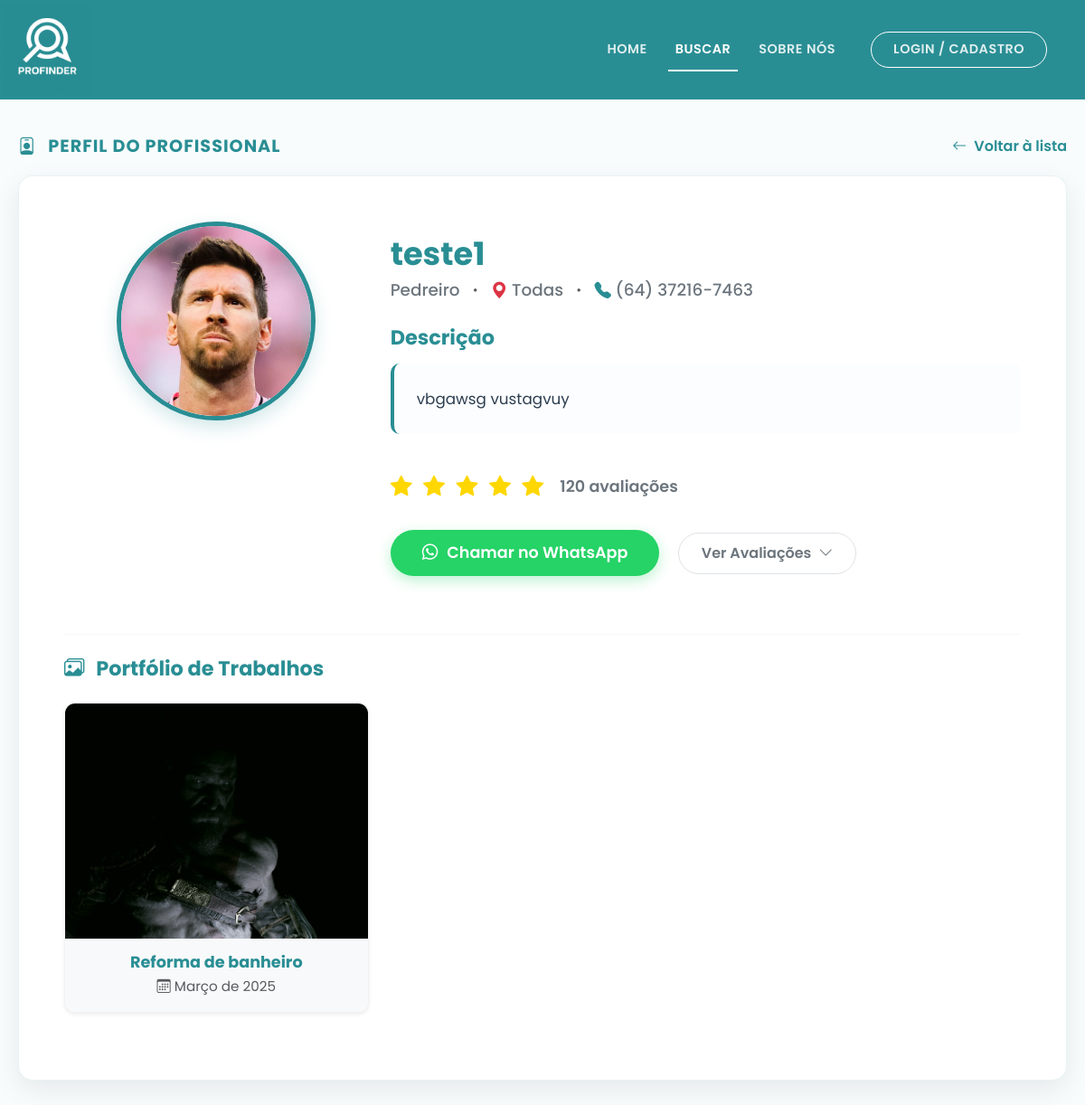
The page /perfil/1 on the database its author committed.
### app.py (models this page shows)
class Profissional(db.Model, UserMixin):
    id = db.Column(db.Integer, primary_key=True)
    nome = db.Column(db.String(100), nullable=False)
    cpf = db.Column(db.String(11), unique=True, nullable=False)
    email = db.Column(db.String(120), unique=True, nullable=False)
    senha = db.Column(db.String(128), nullable=False)
    telefone = db.Column(db.String(20), nullable=True) # Coluna de telefone readicionada
    profissao = db.Column(db.String(50), nullable=False)
    bairro = db.Column(db.String(50), nullable=False)
    descricao = db.Column(db.Text, nullable=True)
    avaliacao = db.Column(db.Float, default=5.0)
    foto = db.Column(db.String(255), default='https://cdn-icons-png.flaticon.com/512/3135/3135715.png')
    tipo_conta = db.Column(db.String(20), default='profissional')
    trabalhos = db.relationship('Portfolio', backref='profissional', lazy=True, cascade='all, delete-orphan')

class Portfolio(db.Model):
    id = db.Column(db.Integer, primary_key=True)
    profissional_id = db.Column(db.Integer, db.ForeignKey('profissional.id'), nullable=False)
    titulo = db.Column(db.String(100), nullable=False)
    data_conclusao = db.Column(db.String(50), nullable=True)
    imagem_url = db.Column(db.String(255), nullable=False)

### app.py (the view)
@app.route('/perfil/<int:id>')
def perfil(id):
    profissional_selecionado = Profissional.query.get_or_404(id)
    trabalhos_portfolio = Portfolio.query.filter_by(profissional_id=id).all()
    return render_template('perfil.html', profissional=profissional_selecionado, portfolio=trabalhos_portfolio)

### app/templates/perfil.html (shortened to what this page needs)
<!DOCTYPE html>
<html lang="pt-BR">
<head>
    <link href="https://cdn.jsdelivr.net/npm/bootstrap@5.3.2/dist/css/bootstrap.min.css" rel="stylesheet">
    <link rel="stylesheet" href="https://cdn.jsdelivr.net/npm/bootstrap-icons@1.11.1/font/bootstrap-icons.css">
</head>
<body>
    <nav class="navbar navbar-expand-lg navbar-profinder sticky-top">
        <div class="container">
            <a class="navbar-brand" href="{{ url_for('index') }}" title="Sair / Voltar ao Início">
                <img src="{{ url_for('static', filename='img/logo-nome.png') }}" alt="Logo ProFinder">
            </a>
            <div class="collapse navbar-collapse justify-content-end" id="navbarNav">
                <ul class="navbar-nav align-items-center">
                    <li class="nav-item"><a class="nav-link" href="{{ url_for('index') }}">Home</a></li>
                    <li class="nav-item"><a class="nav-link active" href="{{ url_for('busca_servicos') }}">Buscar</a></li>
                    <li class="nav-item"><a class="nav-link" href="{{ url_for('sobre') }}">Sobre Nós</a></li>
                    {% if current_user.is_authenticated %}
                        <li class="nav-item ms-lg-3 mt-3 mt-lg-0 d-none d-lg-block">
                            <a href="{{ url_for('meu_perfil') }}" class="nav-link" style="text-transform: none; font-size: 0.95rem;">Olá, <strong>{{ current_user.nome.split()[0] }}</strong></a>
                        </li>
                        <li class="nav-item ms-lg-2 mt-2 mt-lg-0">
                            <a class="nav-link btn-login-nav border border-white rounded-pill px-4" href="{{ url_for('logout') }}" style="background-color: rgba(255,255,255,0.1);">Sair</a>
                        </li>
                    {% else %}
                        <li class="nav-item ms-lg-3 mt-3 mt-lg-0">
                            <a class="nav-link btn-login-nav border border-white rounded-pill px-4" href="{{ url_for('login') }}">Login / Cadastro</a>
                        </li>
                    {% endif %}
                </ul>
            </div>
        </div>
    </nav>
    <main class="main-container">
        <div class="cabecalho-perfil">
            <h2 class="titulo-secao"><i class="bi bi-person-badge me-2"></i> Perfil do Profissional</h2>
            <a href="javascript:history.back()" class="btn-voltar">
                <i class="bi bi-arrow-left"></i> Voltar à lista
            </a>
        </div>
        <div class="card-perfil">
            <div class="row">
                <div class="col-md-4 text-center mb-4 mb-md-0">
                    <div class="foto-perfil-container">
                        <img src="{{ profissional.foto }}" alt="Foto de {{ profissional.nome }}">
                    </div>
                </div>
                <div class="col-md-8">
                    <h1 class="nome-profissional">{{ profissional.nome }}</h1>
                    <div class="info-basica">
                        <span>{{ profissional.profissao }}</span>
                        <i class="bi bi-dot text-muted"></i>
                        <span><i class="bi bi-geo-alt-fill text-danger"></i> {{ profissional.bairro.replace('_', ' ').title() }}</span>
                        {% if profissional.telefone %}
                            <i class="bi bi-dot text-muted"></i>
                            <span><i class="bi bi-telephone-fill" style="color: var(--cor-primaria);"></i> {{ profissional.telefone }}</span>
                        {% endif %}
                    </div>
                    <h3 class="titulo-descricao">Descrição</h3>
                    <p class="texto-descricao">
                        {{ profissional.descricao | default("Profissional qualificado e altamente recomendado pela comunidade ProFinder. Especialista na sua área de atuação, sempre com foco em entregar o melhor resultado para os clientes.", true) }}
                    </p>
                    <div class="bloco-avaliacoes">
                        <div class="estrelas">
                            {% for i in range(5) %}
                                {% if i < profissional.avaliacao|int %}
                                    <i class="bi bi-star-fill"></i>
                                {% else %}
                                    <i class="bi bi-star-fill estrela-vazia"></i>
                                {% endif %}
                            {% endfor %}
                        </div>
                        <span class="numero-avaliacoes">
                            {{ (profissional.avaliacao * 24)|int }} avaliações
                        </span>
                    </div>
                    <div class="botoes-acao mt-4 mb-3">
                        {% if profissional.telefone %}
                            <a href="https://wa.me/55{{ profissional.telefone | replace(' ', '') | replace('-', '') | replace('(', '') | replace(')', '') }}" target="_blank" class="btn-mensagem me-md-3 mb-3 mb-md-0" style="background-color: #25D366; border: none; box-shadow: 0 5px 15px rgba(37, 211, 102, 0.3);">
                                <i class="bi bi-whatsapp"></i> Chamar no WhatsApp
                            </a>
                        {% else %}
                            <button type="button" class="btn-mensagem me-md-3 mb-3 mb-md-0" data-bs-toggle="modal" data-bs-target="#modalSemTelefone" style="background-color: #95a5a6; border: none; box-shadow: none;">
                                <i class="bi bi-telephone-x"></i> Sem Telefone
                            </button>
                        {% endif %}
                        <a href="#" class="btn-avaliacoes">
                            Ver Avaliações <i class="bi bi-chevron-down"></i>
                        </a>
                    </div>
                </div>
            </div>
            {% if portfolio %}
            <hr class="mt-5 mb-4" style="border-color: rgba(0,0,0,0.1);">
            <h3 class="titulo-descricao mb-4"><i class="bi bi-images me-2"></i> Portfólio de Trabalhos</h3>
            <div class="row row-cols-1 row-cols-md-2 row-cols-lg-3 g-4 mb-4">
                {% for trabalho in portfolio %}
                <div class="col">
                    <div class="card h-100 card-trabalho shadow-sm">
                        <img src="{{ trabalho.imagem_url }}" class="card-img-top img-portfolio" alt="{{ trabalho.titulo }}" style="height: 260px; object-fit: cover;" onclick="ampliarImagem('{{ trabalho.imagem_url }}', '{{ trabalho.titulo }}')">
                        <div class="card-body p-3 text-center bg-light">
                            <h6 class="card-title mb-1" style="color: var(--cor-primaria); font-weight: 700; font-size: 1.1rem;">{{ trabalho.titulo }}</h6>
                            <small class="text-muted" style="font-size: 0.95rem;"><i class="bi bi-calendar3"></i> {{ trabalho.data_conclusao }}</small>
                        </div>
                    </div>
                </div>
                {% endfor %}
            </div>
            {% endif %}
        </div>
    </main>
</body>
</html>

### app/templates/perfil.html (style rules this page uses)
:root { --cor-primaria: #298e94; --cor-primaria-hover: #22767c; --cor-texto-escuro: #2c3e50; --cor-texto-mutado: #6c757d; --cor-fundo: #f8fcfc; }
body { font-family: 'Poppins', sans-serif; background-color: var(--cor-fundo); min-height: 100vh; display: flex; flex-direction: column; }
.navbar-profinder { background-color: var(--cor-primaria); padding: 0; }
.navbar-brand img { height: 100px; margin-left: -40px; }
.nav-link { color: rgba(255, 255, 255, 0.85) !important; font-weight: 600; font-size: 0.9rem; text-transform: uppercase; letter-spacing: 0.5px; margin-left: 15px; position: relative; transition: color 0.3s ease; }
.nav-link:hover, .nav-link.active { color: white !important; }
.nav-link::after { content: ''; position: absolute; width: 0; height: 2px; bottom: -5px; left: 0; background-color: white; transition: width 0.3s ease; }
.nav-link:hover::after, .nav-link.active::after { width: 100%; }
.btn-login-nav { transition: all 0.3s ease !important; }
.btn-login-nav::after { display: none !important; }
.main-container { flex: 1; padding: 40px 20px; max-width: 1200px; margin: 0 auto; width: 100%; }
.cabecalho-perfil { display: flex; justify-content: space-between; align-items: center; margin-bottom: 20px; }
.titulo-secao { color: var(--cor-primaria); font-weight: 700; font-size: 1.2rem; text-transform: uppercase; letter-spacing: 1px; margin: 0; }
.btn-voltar { color: var(--cor-primaria); background: transparent; font-weight: 600; text-decoration: none; transition: all 0.3s ease; display: inline-flex; align-items: center; gap: 8px; }
.card-perfil { background: white; border-radius: 16px; box-shadow: 0 10px 30px rgba(0,0,0,0.08); border: 1px solid rgba(41, 142, 148, 0.1); overflow: hidden; padding: 50px; margin-bottom: 40px; }
.foto-perfil-container { width: 220px; height: 220px; border-radius: 50%; overflow: hidden; border: 5px solid var(--cor-primaria); margin: 0 auto; box-shadow: 0 8px 20px rgba(41, 142, 148, 0.2); }
.foto-perfil-container img { width: 100%; height: 100%; object-fit: cover; }
.nome-profissional { color: var(--cor-primaria); font-weight: 700; font-size: 2.2rem; margin-bottom: 5px; margin-top: 15px; }
.info-basica { color: var(--cor-texto-mutado); font-size: 1.15rem; font-weight: 500; margin-bottom: 25px; display: flex; align-items: center; gap: 8px; flex-wrap: wrap; }
.titulo-descricao { color: var(--cor-primaria); font-weight: 700; font-size: 1.4rem; margin-bottom: 15px; }
.texto-descricao { color: var(--cor-texto-escuro); font-size: 1.05rem; line-height: 1.7; margin-bottom: 40px; background-color: #fcfdfe; padding: 25px; border-radius: 10px; border-left: 4px solid var(--cor-primaria); }
.card-trabalho { border-radius: 12px; overflow: hidden; border: 1px solid rgba(0,0,0,0.05) !important; transition: transform 0.3s ease, box-shadow 0.3s ease; }
.img-portfolio { cursor: zoom-in; transition: opacity 0.3s ease; }
.bloco-avaliacoes { display: flex; align-items: center; gap: 15px; margin-bottom: 30px; }
.estrelas { color: #ffd700; font-size: 1.5rem; letter-spacing: 3px; }
.numero-avaliacoes { color: var(--cor-texto-mutado); font-weight: 600; font-size: 1.1rem; }
.btn-mensagem { background-color: var(--cor-primaria); color: white; font-weight: 600; padding: 12px 35px; font-size: 1.1rem; border-radius: 30px; text-decoration: none; display: inline-flex; align-items: center; gap: 10px; transition: all 0.3s; border: none; box-shadow: 0 5px 15px rgba(41, 142, 148, 0.3); }
.btn-avaliacoes { background-color: transparent; color: var(--cor-texto-mutado); border: 1px solid #dee2e6; font-weight: 600; padding: 10px 25px; border-radius: 30px; text-decoration: none; display: inline-flex; align-items: center; gap: 8px; transition: all 0.3s; }

### rows shown on the page
Profissional: foto (picture), nome "teste1", profissao "Pedreiro", bairro.replace "Todas", telefone "(64) 37216-7463", descricao "vbgawsg vustagvuy", (profissional.avaliacao*24)|int "120"
Portfolio: imagem_url (picture), titulo "Reforma de banheiro", data_conclusao "Março de 2025"
